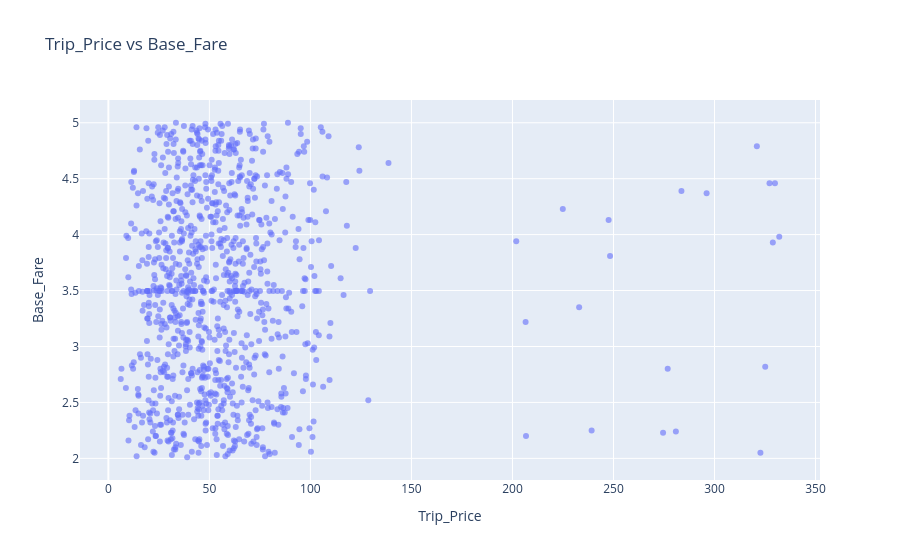

Notebook source saved alongside this figure:
### Markdown cell above
Esta gráfica nos muestra la concentración de los viajes y sus precios más frecuentes, indicando que hay muy pocos viajes por encima de los 200 USD,
pero muchos en el rango aproximado de 0 USD a 100 USD.

### Code cell
# visualizamos la relación entre Trip_Price y Base_Fare con un scatter plot interactivo
fig = px.scatter(
    df_clean,
    x="Trip_Price",
    y="Base_Fare",
    opacity=0.6,
    title="Trip_Price vs Base_Fare"
)
fig.show()

### Figure 1 — Plotly figure (JSON) as saved in the notebook; plotly's stock layout.template omitted (floating-point values rounded to 4 significant figures; data arrays with more than 128 entries replaced by an {"elided": "..."} marker saying what was removed)
{"data": [{"hovertemplate": "Trip_Price=%{x}<br>Base_Fare=%{y}<extra></extra>", "legendgroup": "", "marker": {"color": "#636efa", "opacity": 0.6, "symbol": "circle"}, "mode": "markers", "name": "", "orientation": "v", "showlegend": false, "type": "scatter", "x": {"elided": "951 float values"}, "xaxis": "x", "y": {"elided": "951 float values"}, "yaxis": "y"}], "layout": {"legend": {"tracegroupgap": 0}, "title": {"text": "Trip_Price vs Base_Fare"}, "xaxis": {"anchor": "y", "domain": [0, 1], "title": {"text": "Trip_Price"}}, "yaxis": {"anchor": "x", "domain": [0, 1], "title": {"text": "Base_Fare"}}}}
